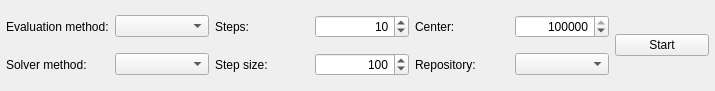
<?xml version="1.0" encoding="UTF-8"?>
<ui version="4.0">
 <class>snowgui::focusingcontrollerwidget</class>
 <widget class="QWidget" name="snowgui::focusingcontrollerwidget">
  <property name="geometry">
   <rect>
    <x>0</x>
    <y>0</y>
    <width>715</width>
    <height>91</height>
   </rect>
  </property>
  <property name="windowTitle">
   <string>Form</string>
  </property>
  <layout class="QGridLayout" name="gridLayout">
   <property name="leftMargin">
    <number>6</number>
   </property>
   <property name="topMargin">
    <number>6</number>
   </property>
   <property name="rightMargin">
    <number>6</number>
   </property>
   <property name="bottomMargin">
    <number>6</number>
   </property>
   <item row="1" column="3">
    <widget class="QSpinBox" name="stepsizeSpinBox">
     <property name="alignment">
      <set>Qt::AlignRight|Qt::AlignTrailing|Qt::AlignVCenter</set>
     </property>
     <property name="maximum">
      <number>10000</number>
     </property>
     <property name="singleStep">
      <number>10</number>
     </property>
     <property name="value">
      <number>100</number>
     </property>
    </widget>
   </item>
   <item row="1" column="4">
    <widget class="QLabel" name="repositoryLabel">
     <property name="text">
      <string>Repository:</string>
     </property>
    </widget>
   </item>
   <item row="1" column="0">
    <widget class="QLabel" name="solverLabel">
     <property name="text">
      <string>Solver method:</string>
     </property>
    </widget>
   </item>
   <item row="0" column="4">
    <widget class="QLabel" name="centerLabel">
     <property name="text">
      <string>Center:</string>
     </property>
    </widget>
   </item>
   <item row="0" column="0">
    <widget class="QLabel" name="evaluationLabel">
     <property name="text">
      <string>Evaluation method:</string>
     </property>
    </widget>
   </item>
   <item row="0" column="2">
    <widget class="QLabel" name="stepsLabel">
     <property name="text">
      <string>Steps:</string>
     </property>
    </widget>
   </item>
   <item row="0" column="1">
    <widget class="QComboBox" name="evaluationBox"/>
   </item>
   <item row="1" column="2">
    <widget class="QLabel" name="stepsizeLabel">
     <property name="text">
      <string>Step size:</string>
     </property>
    </widget>
   </item>
   <item row="0" column="3">
    <widget class="QSpinBox" name="stepsSpinBox">
     <property name="alignment">
      <set>Qt::AlignRight|Qt::AlignTrailing|Qt::AlignVCenter</set>
     </property>
     <property name="value">
      <number>10</number>
     </property>
    </widget>
   </item>
   <item row="1" column="5">
    <widget class="QComboBox" name="repositoryBox"/>
   </item>
   <item row="1" column="1">
    <widget class="QComboBox" name="solverBox"/>
   </item>
   <item row="0" column="5">
    <widget class="QSpinBox" name="centerSpinBox">
     <property name="alignment">
      <set>Qt::AlignRight|Qt::AlignTrailing|Qt::AlignVCenter</set>
     </property>
     <property name="maximum">
      <number>214748367</number>
     </property>
     <property name="singleStep">
      <number>1000</number>
     </property>
     <property name="value">
      <number>8000000</number>
     </property>
    </widget>
   </item>
   <item row="0" column="6" rowspan="2">
    <widget class="QPushButton" name="startButton">
     <property name="text">
      <string>Start</string>
     </property>
    </widget>
   </item>
  </layout>
 </widget>
 <resources/>
 <connections/>
</ui>
